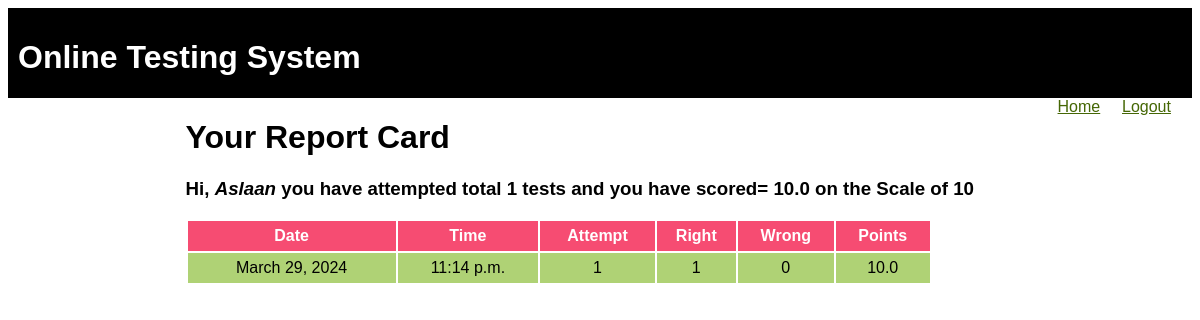
Screenshot of /OTS/test-history (signed in) with the database file from the repository.
### OTS/models.py (models this page shows)
class Candidate(models.Model):
    username=models.CharField(primary_key=True,max_length=20)
    password=models.CharField(null=False,max_length=20)
    name=models.CharField(null=False,max_length=30)
    test_attempted=models.IntegerField(default=0)
    points=models.FloatField(default=0.0)

class Result(models.Model):
    resultid=models.BigAutoField(primary_key=True,auto_created=True)
    username=models.ForeignKey(Candidate,on_delete=models.CASCADE)
    date=models.DateField(auto_now=True)
    time=models.TimeField(auto_now=True)
    attempt=models.IntegerField()
    right=models.IntegerField()
    wrong=models.IntegerField()
    points=models.FloatField()

### OTS/views.py (the view)
# urls.py: path('test-history',TestHistory,name="testHistory"),
def TestHistory(request):
    if 'name' not in request.session.keys():
        res=HttpResponseRedirect("login")
    candidate=Candidate.objects.filter(username=request.session['username'])
    results=Result.objects.filter(username_id=candidate[0].username)
    context={'candidate':candidate[0],'results':results}
    res=render(request,'candidate_history.html',context)
    return res

### OTS/templates/candidate_history.html (shortened to what this page needs)
{% extends 'main.html' %}
{%block top%}
<a href="{% url 'OTS:home' %}">Home</a>
<a href="{% url 'OTS:logout' %}">Logout</a>
{% endblock %}
{% block content%}
<h1>Your Report Card</h1>
 <h3><p>Hi, <i>{{candidate.name}} </i> you have attempted total {{candidate.test_attempted}} tests and you have scored= {{candidate.points}} on the Scale of 10</p></h3>
<table>
    <tr>
        <th>Date</th>
        <th>Time</th>
        <th>Attempt</th>
        <th>Right</th>
        <th>Wrong</th>
        <th>Points</th>
    </tr>
    {% for r in results %}
    <tr>
        <td>{{r.date}}</td>
        <td> {{r.time}}</td>
        <td> {{r.attempt}}</td>
        <td>{{r.right}} </td>
        <td>{{r.wrong}}</td>
        <td>{{r.points}}</td>
    </tr>
    {% endfor %}
</table>
{%endblock%}

### OTS/static/theme.css (style rules this page uses)
* { font-family:'Gill Sans', 'Gill Sans MT', Calibri, 'Trebuchet MS', sans-serif; }
.top div.menu a { color:#456705; display:inline-block; min-width:50px; margin-right:10px; }
table { width:90%; }
table tr:nth-child(odd) { background-color:#456705; color:white; height:30px; }
table tr:nth-child(even) { background-color:#AFD275; height:30px; }
table tr:first-child { background-color:#F64C72; }
table td { text-align:center; }

### rows the page displays
Candidate: name "Aslaan", test_attempted "1", points "10.0"
Result: date "March 29, 2024", time "11:14 p.m.", attempt "1", right "1", wrong "0", points "10.0"
